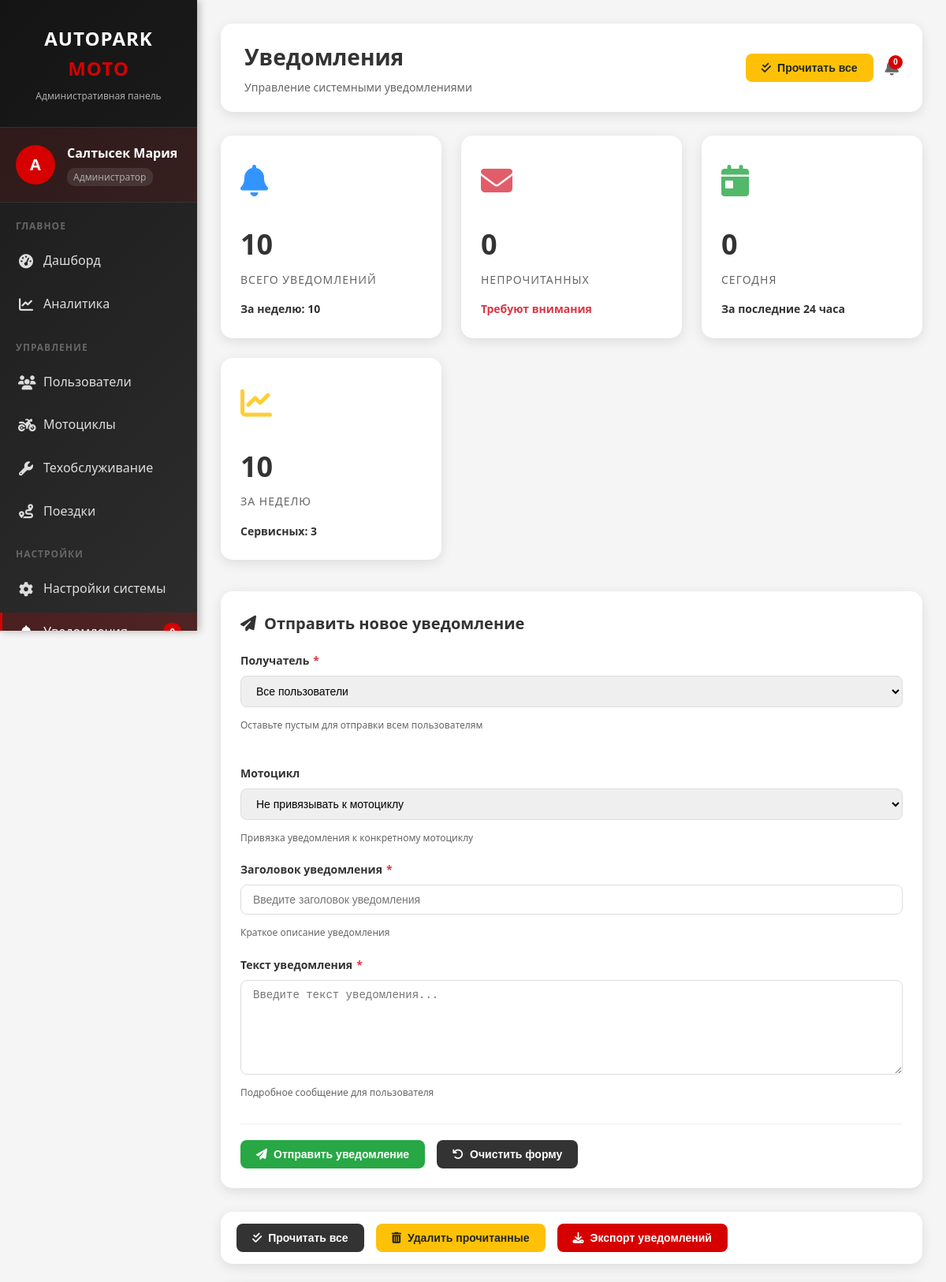
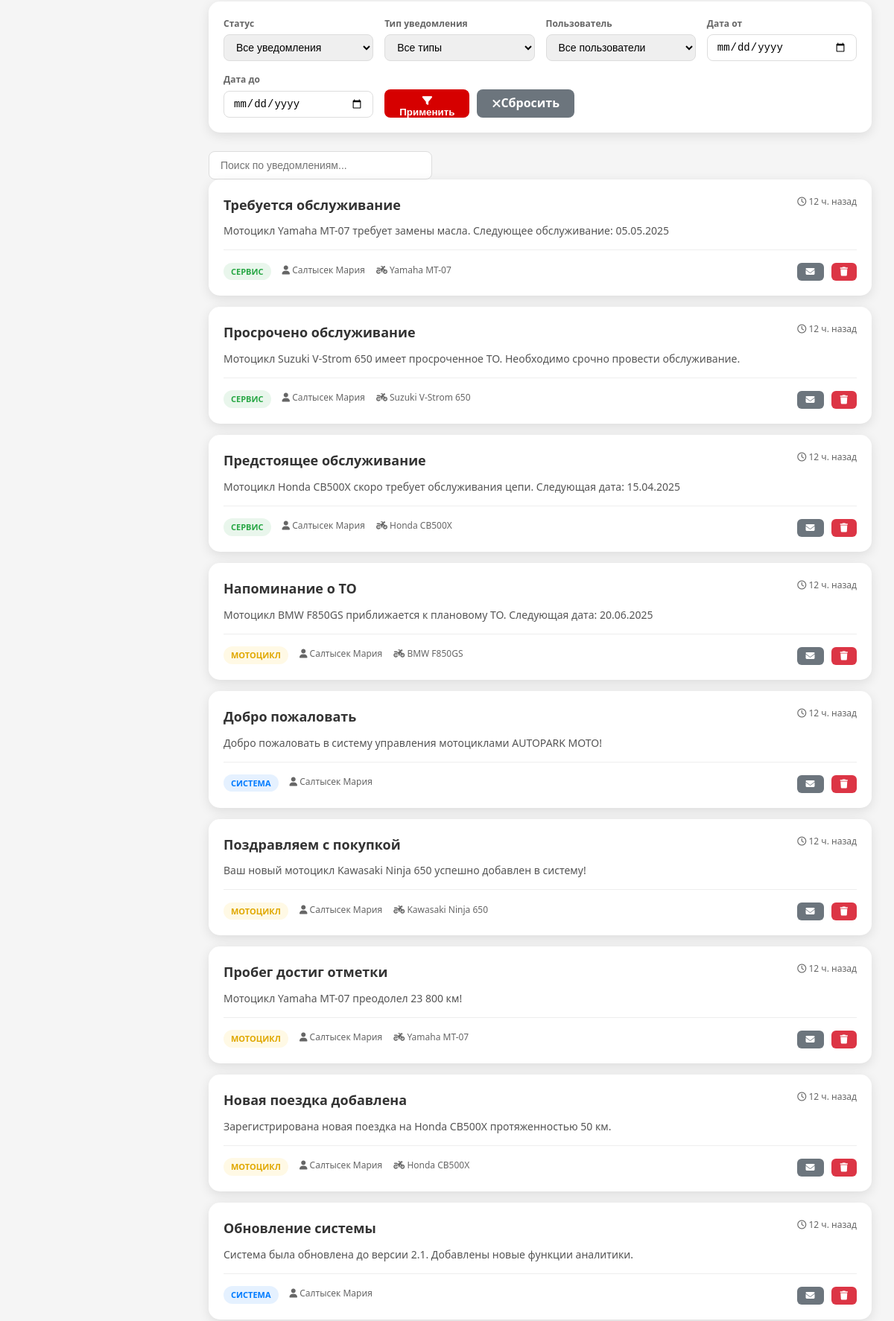
The app's page /autopark_moto/admin/notifications.php (signed in, upper part) with its own data (2 pictures, top to bottom).
### tables this page shows
CREATE TABLE `notifications` (
  `id` int(11) NOT NULL,
  `user_id` int(11) DEFAULT NULL,
  `motorcycle_id` int(11) DEFAULT NULL,
  `title` varchar(255) DEFAULT NULL,
  `message` text DEFAULT NULL,
  `is_read` tinyint(1) DEFAULT 0,
  `created_at` timestamp NOT NULL DEFAULT current_timestamp()
);

CREATE TABLE `users` (
  `id` int(11) NOT NULL,
  `username` varchar(100) NOT NULL,
  `email` varchar(255) NOT NULL,
  `password` varchar(255) NOT NULL,
  `full_name` varchar(255) DEFAULT NULL,
  `phone` varchar(50) DEFAULT NULL,
  `role` enum('admin','user') NOT NULL DEFAULT 'user',
  `avatar` varchar(255) DEFAULT NULL,
  `is_active` tinyint(1) DEFAULT 1,
  `last_login` datetime DEFAULT NULL,
  `created_at` datetime NOT NULL DEFAULT current_timestamp(),
  `updated_at` datetime NOT NULL DEFAULT current_timestamp() ON UPDATE current_timestamp()
);

CREATE TABLE `motorcycles` (
  `id` int(11) NOT NULL,
  `plate` varchar(30) NOT NULL,
  `model` varchar(150) NOT NULL,
  `make` varchar(150) DEFAULT NULL,
  `year` year(4) DEFAULT NULL,
  `odometer` double DEFAULT 0,
  `notes` text DEFAULT NULL,
  `created_at` timestamp NOT NULL DEFAULT current_timestamp(),
  `mileage` int(11) DEFAULT 0
);

### autopark_moto/admin/notifications.php (the view, shortened to what the rows shown need)
<?php
$db = getDBConnection();
$notifications = $db->query("
    SELECT
        n.*,
        u.username as user_name,
        u.full_name as user_full_name,
        m.make as motorcycle_make,
        m.model as motorcycle_model,
        m.plate as motorcycle_plate
    FROM notifications n
    LEFT JOIN users u ON n.user_id = u.id
    LEFT JOIN motorcycles m ON n.motorcycle_id = m.id
    ORDER BY n.created_at DESC
")->fetchAll(PDO::FETCH_ASSOC);
$query = "
    SELECT
        n.*,
        u.username as user_name,
        u.full_name as user_full_name,
        m.make as motorcycle_make,
        m.model as motorcycle_model,
        m.plate as motorcycle_plate
    FROM notifications n
    LEFT JOIN users u ON n.user_id = u.id
    LEFT JOIN motorcycles m ON n.motorcycle_id = m.id
    WHERE 1=1
";
$params = [];
$query .= " ORDER BY n.created_at DESC";
$stmt = $db->prepare($query);
$stmt->execute($params);
$filtered_notifications = $stmt->fetchAll(PDO::FETCH_ASSOC);
?>
<!DOCTYPE html>
<html lang="ru">
<head>
    <link rel="stylesheet" href="/autopark_moto/assets/css/style.css">
    <link rel="stylesheet" href="https://cdnjs.cloudflare.com/ajax/libs/font-awesome/6.4.0/css/all.min.css">
</head>
<body>
    <div class="admin-content">
        <div class="admin-topbar">
            <div>
                <h1 class="page-title">Уведомления</h1>
            </div>
        </div>
        <div class="notifications-container fade-in">
            <?php if (count($filtered_notifications) > 0): ?>
                <?php foreach ($filtered_notifications as $notification):
                    $type = 'type-system';
                    $type_label = 'Система';
                    if ($notification['motorcycle_id']) {
                        $type = 'type-motorcycle';
                        $type_label = 'Мотоцикл';
                    }
                    if (stripos($notification['title'], 'сервис') !== false || stripos($notification['title'], 'обслуживание') !== false ||
                        stripos($notification['message'], 'сервис') !== false || stripos($notification['message'], 'обслуживание') !== false) {
                        $type = 'type-service';
                        $type_label = 'Сервис';
                    }
                    $created_time = strtotime($notification['created_at']);
                    $time_ago = '';
                    $diff = time() - $created_time;
                    if ($diff < 60) {
                        $time_ago = 'только что';
                    } elseif ($diff < 3600) {
                        $time_ago = floor($diff / 60) . ' мин. назад';
                    } elseif ($diff < 86400) {
                        $time_ago = floor($diff / 3600) . ' ч. назад';
                    } else {
                        $time_ago = date('d.m.Y H:i', $created_time);
                    }
                ?>
                <div class="notification-item <?php echo $notification['is_read'] ? '' : 'unread'; ?>" id="notification-<?php echo $notification['id']; ?>">
                    <div class="notification-header">
                        <div class="notification-title">
                            <?php echo htmlspecialchars($notification['title']); ?>
                        </div>
                        <div class="notification-time" title="<?php echo date('d.m.Y H:i', $created_time); ?>">
                            <i class="far fa-clock"></i> <?php echo $time_ago; ?>
                        </div>
                    </div>
                    <div class="notification-body">
                        <p class="notification-message"><?php echo nl2br(htmlspecialchars($notification['message'])); ?></p>
                    </div>
                    <div class="notification-footer">
                        <div class="notification-info">
                            <span class="notification-type <?php echo $type; ?>"><?php echo $type_label; ?></span>
                            <?php if ($notification['user_name']): ?>
                            <span title="Получатель">
                                <i class="fas fa-user"></i> <?php echo htmlspecialchars($notification['user_full_name'] ?: $notification['user_name']); ?>
                            </span>
                            <?php endif; ?>
                            <?php if ($notification['motorcycle_make']): ?>
                            <span title="Мотоцикл">
                                <i class="fas fa-motorcycle"></i> <?php echo htmlspecialchars($notification['motorcycle_make'] . ' ' . $notification['motorcycle_model']); ?>
                            </span>
                            <?php endif; ?>
                        </div>
                        <div class="notification-actions">
                            <?php if ($notification['is_read']): ?>
                            <form method="POST" style="display: inline;">
                                <button type="submit" name="mark_as_unread" class="action-btn unread" title="Пометить как непрочитанное">
                                    <i class="fas fa-envelope"></i>
                                </button>
                            </form>
                            <?php endif; ?>
                            <form method="POST" style="display: inline;" onsubmit="return confirm('Удалить это уведомление?')">
                                <button type="submit" name="delete_notification" class="action-btn delete" title="Удалить уведомление">
                                    <i class="fas fa-trash"></i>
                                </button>
                            </form>
                        </div>
                    </div>
                </div>
                <?php endforeach; ?>
            <?php endif; ?>
        </div>
    </div>
</body>
</html>

### records on screen
notifications: title "Требуется обслуживание", created_at "12 ч. назад", message "Мотоцикл Yamaha MT-07 требует замены масла. Следующее обслуживание: 05.05.2025", title "СЕРВИС", user.full_name "Салтысек Мария", motorcycle.model "Yamaha MT-07"
notifications: title "Просрочено обслуживание", created_at "12 ч. назад", message "Мотоцикл Suzuki V-Strom 650 имеет просроченное ТО. Необходимо срочно провести обслуживание.", title "СЕРВИС", user.full_name "Салтысек Мария", motorcycle.model "Suzuki V-Strom 650"
notifications: title "Предстоящее обслуживание", created_at "12 ч. назад", message "Мотоцикл Honda CB500X скоро требует обслуживания цепи. Следующая дата: 15.04.2025", title "СЕРВИС", user.full_name "Салтысек Мария", motorcycle.model "Honda CB500X"
notifications: title "Напоминание о ТО", created_at "12 ч. назад", message "Мотоцикл BMW F850GS приближается к плановому ТО. Следующая дата: 20.06.2025", motorcycle "МОТОЦИКЛ", user.full_name "Салтысек Мария", motorcycle.model "BMW F850GS"
notifications: title "Добро пожаловать", created_at "12 ч. назад", message "Добро пожаловать в систему управления мотоциклами AUTOPARK MOTO!", type_label "СИСТЕМА", user.full_name "Салтысек Мария"
notifications: title "Поздравляем с покупкой", created_at "12 ч. назад", message "Ваш новый мотоцикл Kawasaki Ninja 650 успешно добавлен в систему!", motorcycle "МОТОЦИКЛ", user.full_name "Салтысек Мария", motorcycle.model "Kawasaki Ninja 650"
notifications: title "Пробег достиг отметки", created_at "12 ч. назад", message "Мотоцикл Yamaha MT-07 преодолел 23 800 км!", motorcycle "МОТОЦИКЛ", user.full_name "Салтысек Мария", motorcycle.model "Yamaha MT-07"
notifications: title "Новая поездка добавлена", created_at "12 ч. назад", message "Зарегистрирована новая поездка на Honda CB500X протяженностью 50 км.", motorcycle "МОТОЦИКЛ", user.full_name "Салтысек Мария", motorcycle.model "Honda CB500X"
notifications: title "Обновление системы", created_at "12 ч. назад", message "Система была обновлена до версии 2.1. Добавлены новые функции аналитики.", type_label "СИСТЕМА", user.full_name "Салтысек Мария"

### other values on screen
substr($username, 0, 1) "A"
$_SESSION['user']['full_name'] ?: $username "Салтысек Мария"
$stats['unread_notifications'] "0"
$stats['total_notifications'] "10"
$stats['week_notifications'] "10"
$stats['today_notifications'] "0"
$stats['service_notifications'] "3"
